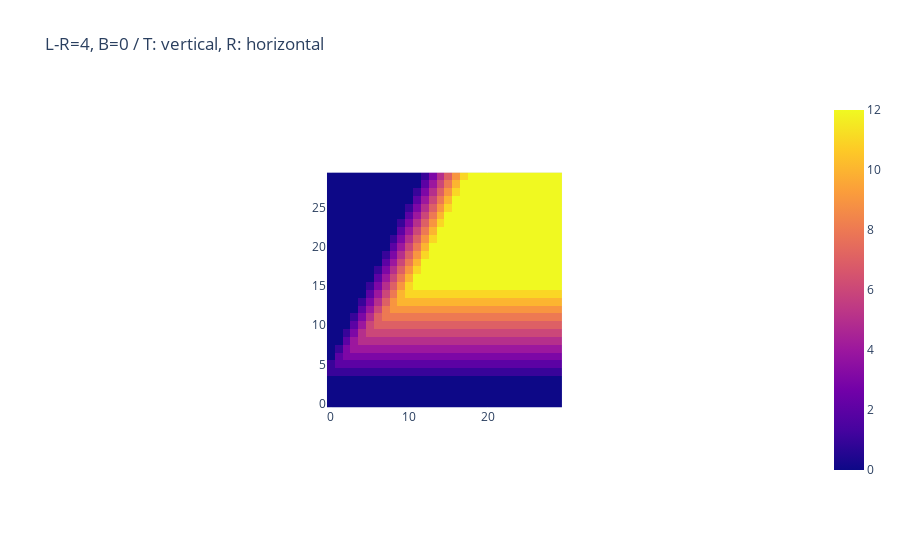

Write notebook code for a chart like this one.
### Code cell
b = 0
N = 30
#---
for f in range(4, 4+1):
    matrix = np.zeros((N, N), dtype=int)
    for t, r in itertools.product(range(N), range(N)):
        c = (t, r + f, b, r)
        try:
            matrix[t][r] = cc(Square(c))
        except:
            pass
    px.imshow(
        matrix,
        origin="lower",
        zmax=12,
        title=f"L-R={f}, B={b} / T: vertical, R: horizontal",
    ).show()

### Figure 1 — Plotly figure (JSON) as saved in the notebook; plotly's stock layout.template omitted (floating-point values rounded to 4 significant figures; data arrays with more than 128 entries replaced by an {"elided": "..."} marker saying what was removed)
{"data": [{"coloraxis": "coloraxis", "hovertemplate": "x: %{x}<br>y: %{y}<br>color: %{z}<extra></extra>", "name": "0", "type": "heatmap", "xaxis": "x", "yaxis": "y", "z": {"elided": "30x30 int values"}}], "layout": {"autosize": true, "coloraxis": {"cmax": 12, "cmin": 0, "colorscale": [[0, "#0d0887"], [0.1111, "#46039f"], [0.2222, "#7201a8"], [0.3333, "#9c179e"], [0.4444, "#bd3786"], [0.5556, "#d8576b"], [0.6667, "#ed7953"], [0.7778, "#fb9f3a"], [0.8889, "#fdca26"], [1, "#f0f921"]]}, "title": {"text": "L-R=4, B=0 / T: vertical, R: horizontal"}, "xaxis": {"anchor": "y", "autorange": true, "constrain": "domain", "domain": [0.3387, 0.6613], "range": [-0.5, 29.5], "scaleanchor": "y"}, "yaxis": {"anchor": "x", "autorange": true, "constrain": "domain", "domain": [0, 1], "range": [-0.5, 29.5]}}}
